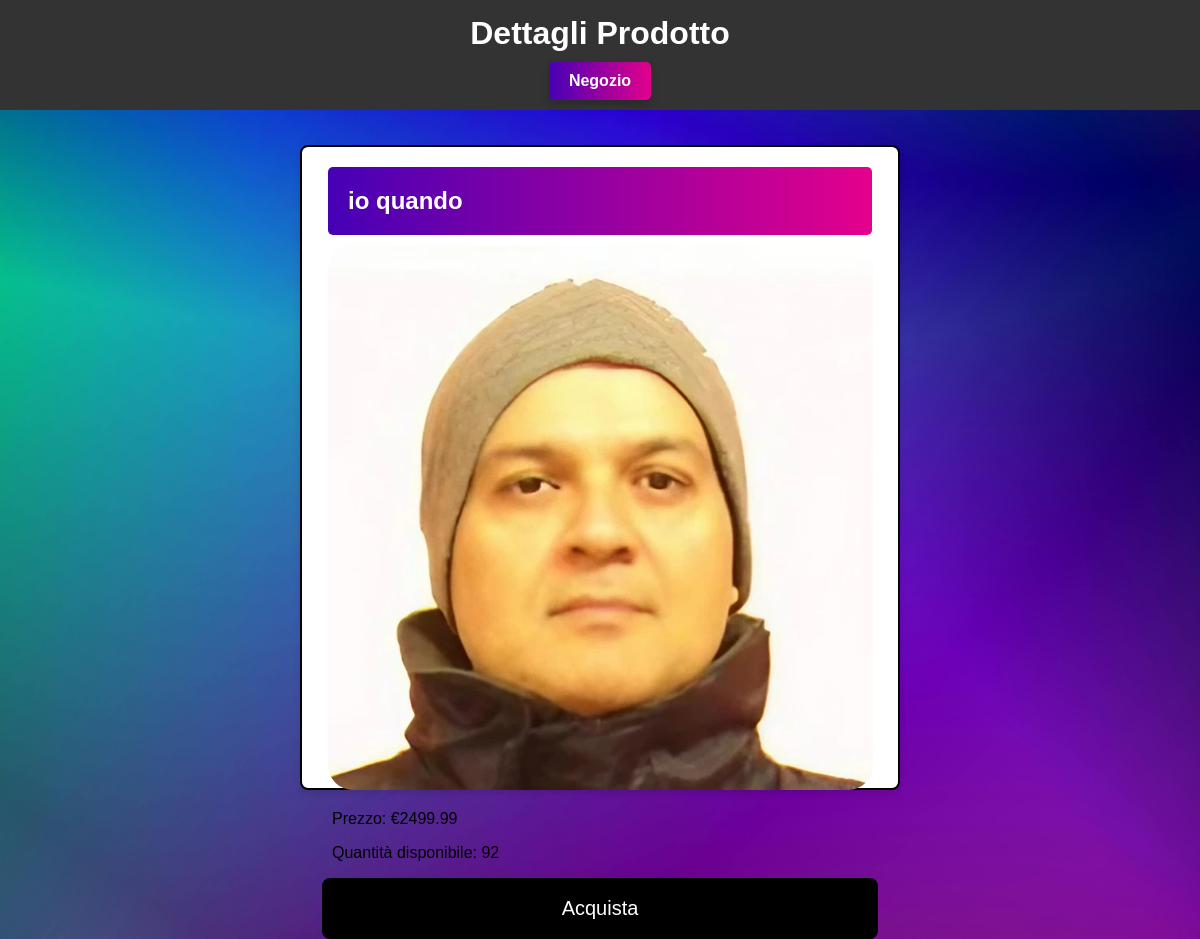
The app's page /dettaglio_prodotto.php?id=2 with its own data.
### tables this page shows
CREATE TABLE `articolo` (
  `nome` varchar(255) NOT NULL,
  `id_articolo` varchar(255) NOT NULL,
  `quantita` int(11) NOT NULL,
  `costo` float NOT NULL,
  `sport` varchar(255) NOT NULL
);

### dettaglio_prodotto.php (the view, shortened to what this page needs)
<!DOCTYPE html>
<html lang="it">
<head>
    <link rel="stylesheet" href="dettaglio_styles.css">
</head>
<body>
    <header>
        <h1>Dettagli Prodotto</h1>
        <ul>
                <li><a href="negozio.php" class="negozio-button">Negozio</a></li>
            </ul>
    </header>
    <div class="container">
        <?php
        $servername = "localhost";
        $username = "root";
        $password = "";
        $dbname = "sport-xxx";
        $conn = new mysqli($servername, $username, $password, $dbname);
        $productId = $_GET['id'];
        $stmt = $conn->prepare("SELECT * FROM articolo WHERE id_articolo = ?");
        $stmt->bind_param("i", $productId);
        $stmt->execute();
        $result = $stmt->get_result();
        if ($row = $result->fetch_assoc()) {
            echo "<div class='product-details'>";
            echo "<h2>" . htmlspecialchars($row['nome']) . "</h2>";
            echo "<img src='immagini/" . htmlspecialchars($row["nome"]) . ".jpg'>";
            echo "<p>Prezzo: €" . htmlspecialchars($row['costo']) . "</p>";
            echo "<p>Quantità disponibile: " . htmlspecialchars($row['quantita']) . "</p>";
            echo "<button id='buyButton' class='button'>Acquista</button>";
            echo "</div>";
        } else {
            echo "<p>Prodotto non trovato.</p>";
        }
        ?>
    </div>
</body>
</html>

### dettaglio_styles.css (style rules this page uses)
body, h2, ul { margin: 0; padding: 0; font-family: 'Arial', sans-serif; }
h1 { margin-top: 5px; margin-bottom: 10px; }
p { margin-left: 10px; margin-right: 10px; }
h2 { margin-left: 6px; margin-right: 6px; font-family: 'Arial', sans-serif; color: white; background: linear-gradient(to right, #4600b6, #e4008c); padding: 20px 20px; border-radius: 5px; }
body { background-image: url('immagini/sfondo_negozio.jpg'); background-size: cover; background-position: center center; background-repeat: no-repeat; background-attachment: fixed; }
header { background-color: #333; color: white; padding: 10px; text-align: center; }
img { max-width: 98%; height: auto; border-radius: 25px; margin-top: 10px; margin-left: 6px; margin-right: 6px; }
.container { display: flex; justify-content: center; height: 85vh; width: 100%; margin: 0 auto; padding: 0; }
.product-details { margin-top: 35px; background-color: #ffffff; border: 2px solid #000000; border-radius: 8px; box-shadow: 0 4px 6px rgba(0, 0, 0, 0.1); padding: 20px; width: auto; max-width: 600px; box-sizing: border-box; }
.negozio-button { background: linear-gradient(to right, #4600b6, #e4008c); color: white; padding: 10px 20px; text-decoration: none; display: inline-block; font-size: 16px; font-weight: bold; cursor: pointer; border-radius: 5px; box-shadow: 0 4px 8px 0 rgba(0, 0, 0, 0.2); transition: all 0.3s ease; }
.button { font-size: 20px; display: block; width: 100%; text-align: center; padding: 17px; margin: 5px auto; background: #000000; color: white; text-decoration: none; border: 2px solid #000000; cursor: pointer; border-radius: 8px; }

### records on screen
articolo: nome "io quando", nome (picture), costo "2499.99", quantita "92"
